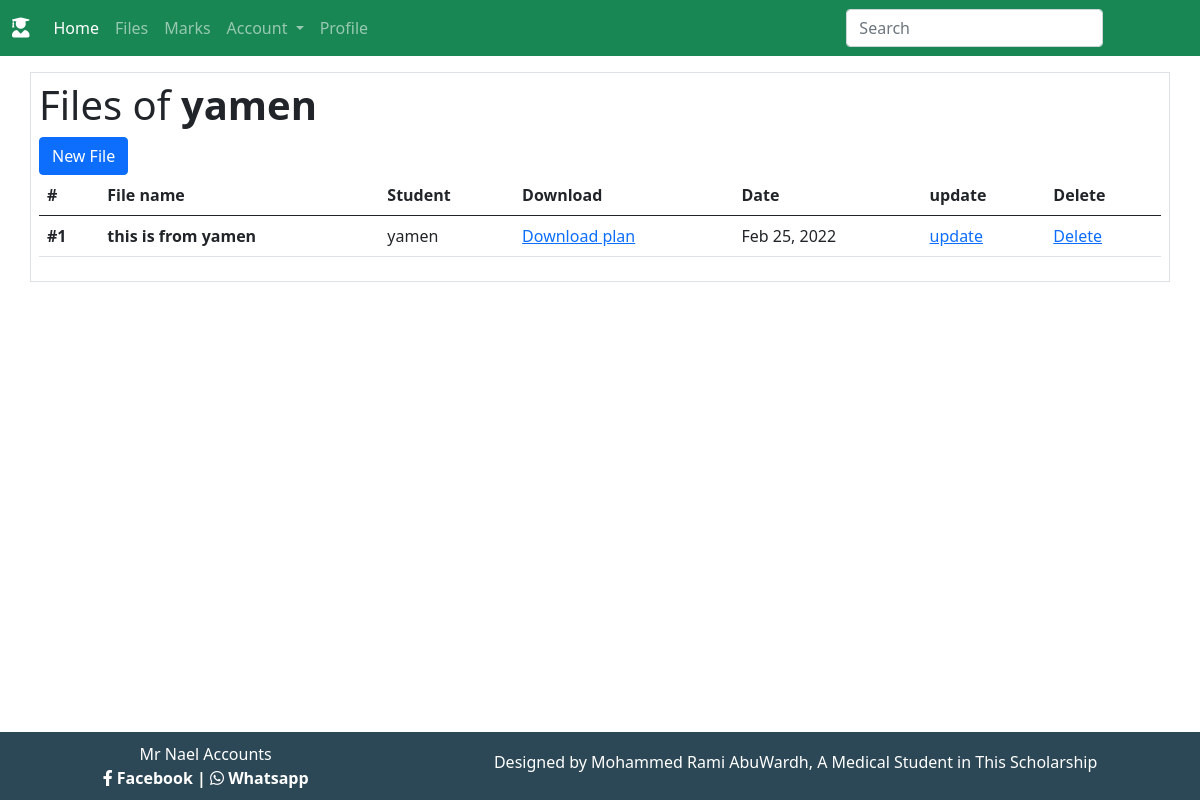
/files/files/yamen/ (signed in), run on the app's committed database.
### Files/models.py (models this page shows, shortened)
class Finance(models.Model):
    Finance_name = models.CharField(max_length= 60, default="file name",)
    Finance_student = models.ForeignKey(User, on_delete= models.CASCADE)
    finance_reports = models.FileField(upload_to= 'finance_reports') #التقارير المالية
    date = models.DateTimeField(auto_now = True , null = True)

### Files/views.py (the view)
# urls.py: path('files/<str:username>/',Finance_list.as_view(), name=  'files_of'),
class Finance_list(LoginRequiredMixin,ListView):
    model = User
    template_name = 'Files/FinanceSpecific.html'
    def get_queryset(self):
        now_user = get_object_or_404(User, username = self.kwargs.get('username'))
        return Finance.objects.filter(Finance_student__username = now_user )

### Files/templates/Files/FinanceSpecific.html
{% extends 'Profile/base.html' %}
{% block content %}
    <div class="container my-3 p-2 border">
        <h1>Files of <strong>{{user.username}}</strong> </h1>
        <a class="btn btn-primary" href="{%url 'create_file'%}">New File</a>
        <table class="table">
            <thead>
              <tr>
                <th scope="col">#</th>
                <th scope="col">File name</th>
                <th scope="col">Student</th>
                <th scope="col">Download</th>
                <th scope="col">Date</th>
                <th scope="col">update</th>
                <th scope="col">Delete</th>
              </tr>
            </thead>
            <tbody>
                {% for file in object_list %}
              <tr>
                <th scope="row"> #{{ forloop.counter }} </th>
                <th scope="row"> {{file.Finance_name}} </th>
                <td> {{file.Finance_student}} </td>
                <td> <a href="{{ file.finance_reports.url }}" download>Download plan</a></td>
                <td>{{file.date|date:"M d, Y" }}</td>
                <td><a href="{% url 'Finance_Update' file.pk %}">update</a></td>
                <td><a href="{% url 'Finance_Delete' file.pk %}">Delete</a></td>
              </tr>
              {% endfor %}
            </tbody>
          </table>
    </div>
{% endblock content %}

### data on the page
Finance: Finance_name "this is from yamen", Finance_student "yamen", date "Feb 25, 2022"

### other printed values
{{ user.username }} "yamen"
